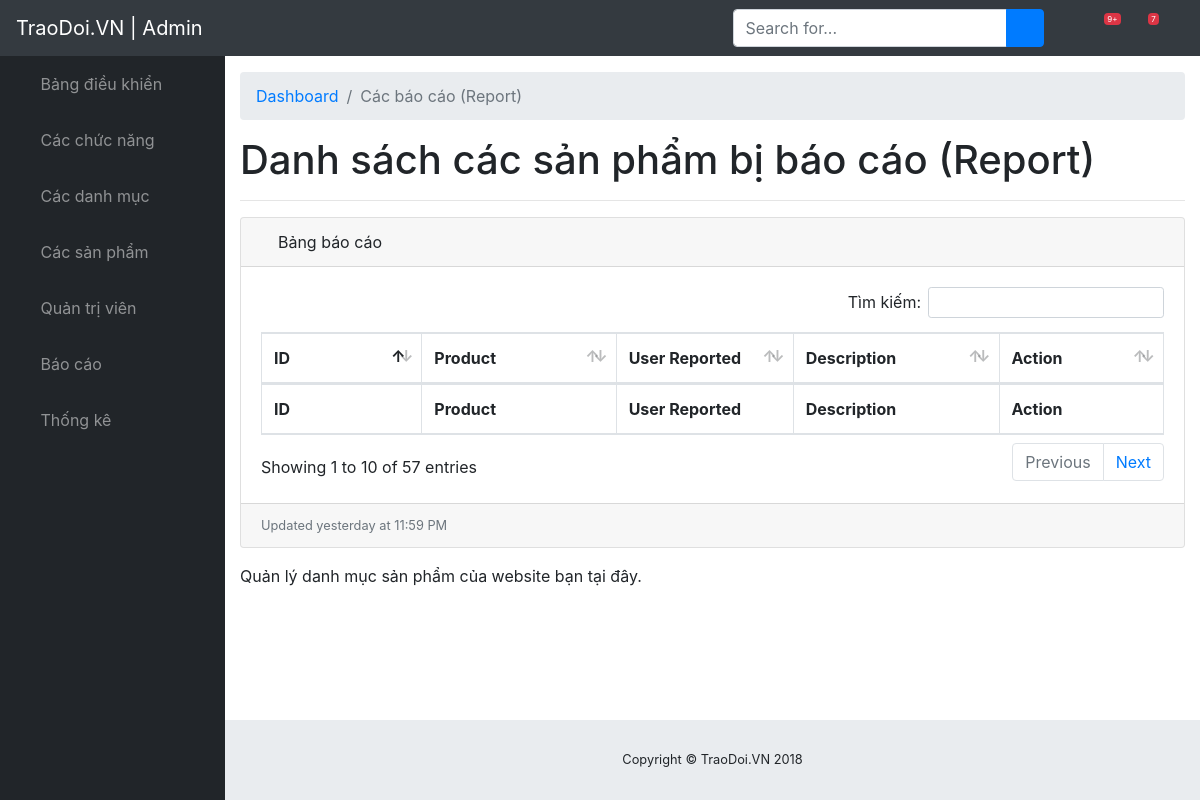
Before: /traodoi.vn/admin/modules/report/index.php with the older database file.
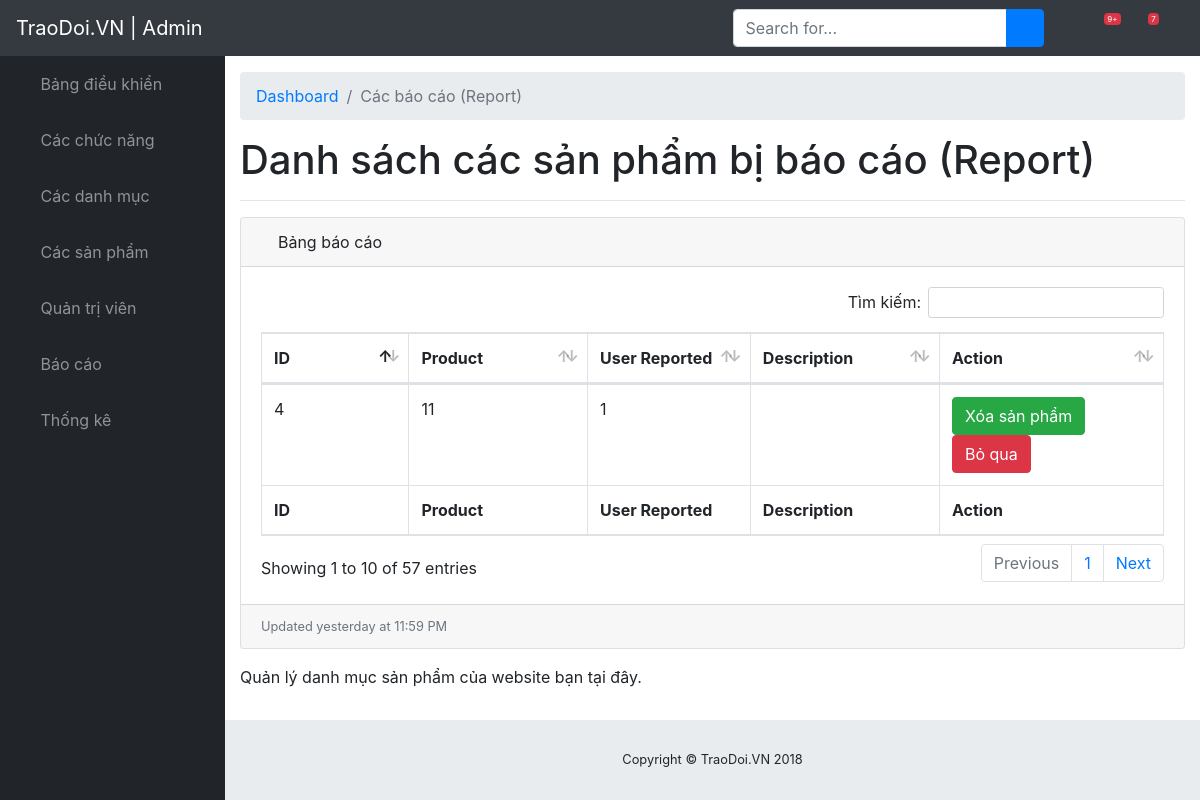
After: the same page with the newer database file.
### tables this page shows
CREATE TABLE IF NOT EXISTS `report` (
  `id` int(11) NOT NULL AUTO_INCREMENT,
  `product_id` int(11) DEFAULT NULL,
  `user_id` varchar(50) DEFAULT NULL,
  `description` text,
  `created_at` timestamp NOT NULL DEFAULT CURRENT_TIMESTAMP,
  `updated_at` timestamp NOT NULL DEFAULT CURRENT_TIMESTAMP ON UPDATE CURRENT_TIMESTAMP,
  PRIMARY KEY (`id`)
);

### traodoi.vn/libraries/database.php (called while the page is built, shortened)
<?php
    class Database
    {
        public $link;
        public function __construct()
        {
            $this->link = mysqli_connect("localhost","root","","traodoivn") or die ();
            mysqli_set_charset($this->link,"utf8");
        }
        public function countTable($table)
        {
            $sql = "SELECT id FROM  {$table}";
            $result = mysqli_query($this->link, $sql) or die("Lỗi Truy Vấn countTable----" .mysqli_error($this->link));
            $num = mysqli_num_rows($result);
            return $num;
        }
         public function fetchAll($table)
        {
            $sql = "SELECT * FROM {$table} WHERE 1" ;
            $result = mysqli_query($this->link,$sql) or die("Lỗi Truy Vấn fetchAll " .mysqli_error($this->link));
            $data = [];
            if( $result)
            {
                while ($num = mysqli_fetch_assoc($result))
                {
                    $data[] = $num;
                }
            }
            return $data;
        }
         public  function fetchJone($table,$sql ,$page = 0,$row ,$pagi = false )
        {
            $data = [];
            if ($pagi == true )
            {
                $total = $this->countTable($table);
                $sotrang = ceil($total / $row);
                $start = ($page - 1 ) * $row ;
                $sql .= " LIMIT $start,$row";
                $data = [ "page" => $sotrang];
                $result = mysqli_query($this->link,$sql) or die("Lỗi truy vấn fetchJone ---- " .mysqli_error($this->link));
            }
            else
            {
                $result = mysqli_query($this->link,$sql) or die("Lỗi truy vấn fetchJone ---- " .mysqli_error($this->link));
            }
            if( $result)
            {
                while ($num = mysqli_fetch_assoc($result))
                {
                    $data[] = $num;
                }
            }
            return $data;
        }
    }
?>

### traodoi.vn/admin/autoload/autoload.php (called while the page is built, shortened)
<?php
	require_once __DIR__. "/../../libraries/database.php";
    $db = new database;
 ?>

### traodoi.vn/admin/modules/report/index.php (the view, shortened to what the changed rows need)
<?php
    require_once __DIR__. "/../../autoload/autoload.php";
    if (isset($_GET['page']))
    {
        $p = $_GET['page'];
    }
    else
    {
        $p = 1;
    }
    $report = $db->fetchAll("report");
    $sql = "SELECT report.* from report";
    $report = $db->fetchJone("report",$sql,$p,10,true);
    if(isset($report['page']))
    {
        $sotrang = $report['page'];
        unset($report['page']);
    }
 ?>
<?php require_once __DIR__. "/../../layouts/header.php"; ?>
                     <div id="content-wrapper">
                        <div class="container-fluid">
                            <h1>Danh sách các sản phẩm bị báo cáo (Report)</h1>
                                <div class="card mb-3">
    <div class="card-body">
        <div class="table-responsive">
            <div id="dataTable_wrapper" class="dataTables_wrapper dt-bootstrap4">
                <div class="row">
                    <div class="col-sm-12">
                        <table class="table table-bordered dataTable" id="dataTable" width="100%" cellspacing="0" role="grid" aria-describedby="dataTable_info" style="width: 100%;">
                            <thead>
                                <tr role="row">
                                    <th class="sorting_asc" tabindex="0" aria-controls="dataTable" rowspan="1" colspan="1" aria-sort="ascending" aria-label="Name: activate to sort column descending" style="width: 61px;">ID</th>
                                    <th class="sorting" tabindex="0" aria-controls="dataTable" rowspan="1" colspan="1" aria-label="Position: activate to sort column ascending" style="width: 83px;">Product</th>
                                    <th class="sorting" tabindex="0" aria-controls="dataTable" rowspan="1" colspan="1" aria-label="Office: activate to sort column ascending" style="width: 49px;">User Reported</th>
                                    <th class="sorting" tabindex="0" aria-controls="dataTable" rowspan="1" colspan="1" aria-label="Age: activate to sort column ascending" style="width: 30px;">Description</th>
                                    <th class="sorting" tabindex="0" aria-controls="dataTable" rowspan="1" colspan="1" aria-label="Start date: activate to sort column ascending" style="width: 64px;">Action</th>
                                </tr>
                            </thead>
                            <tfoot>
                                <tr>
                                    <th rowspan="1" colspan="1">ID</th>
                                    <th rowspan="1" colspan="1">Product</th>
                                    <th rowspan="1" colspan="1">User Reported</th>
                                    <th rowspan="1" colspan="1">Description</th>
                                    <th rowspan="1" colspan="1">Action</th>
                                </tr>
                            </tfoot>
                            <tbody>
                                <?php foreach ($report as $item): ?>
                                <tr role="row" class="odd">
                                    <td class="sorting_1"><?php echo $item['id']  ?></td>
                                    <td><?php echo $item['product_id']  ?></td>
                                    <td><?php echo $item['user_id']  ?></td>
                                    <td><?php echo $item['description']  ?></td>
                                    <td>
                                        <a class="btn btn-xs btn-success" href="delete_product.php?id=<?php echo $item['product_id'] ?>">Xóa sản phẩm</a>
                                        <a class="btn btn-xs btn-danger" href="ignore.php?id=<?php echo $item['id'] ?>">Bỏ qua</a>
                                    </td>
                                </tr>
                                <?php endforeach ?>
                            </tbody>
                        </table>
                    </div>
                </div>
                <div class="row">
                    <div class="col-sm-12 col-md-7">
                        <div class="dataTables_paginate paging_simple_numbers" id="dataTable_paginate">
                            <ul class="pagination">
                                <?php for($i = 1; $i <= $sotrang; $i++): ?>
                                    <?php
                                        if(isset($_GET['page']))
                                        {
                                            $p = $_GET['page'];
                                        }
                                        else
                                        {
                                            $p = 1;
                                        }
                                     ?>
                                     <li class="<?php echo ($i == $p) ? 'active':'' ?>">
                                        <a href="?page=<?php echo $i; ?>" aria-controls="dataTable" data-dt-idx="<?php echo $i; ?>" tabindex="0" class="page-link"><?php echo $i; ?>
                                        </a>
                                    </li>
                                <?php endfor ?>
                            </ul>
                        </div>
                    </div>
                </div>
            </div>
        </div>
    </div>
                                </div>
                        </div>
<?php require_once __DIR__. "/../../layouts/footer.php"; ?>

Changed rows visible on the page:
added report: id "4", product "11", user "1"
Other visible differences:
new list line: "1"
